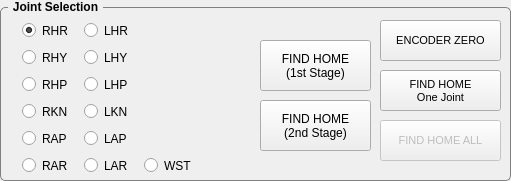
  <widget class="QGroupBox" name="GB_JointSelection_2">
   <property name="geometry">
    <rect>
     <x>10</x>
     <y>10</y>
     <width>511</width>
     <height>181</height>
    </rect>
   </property>
   <property name="font">
    <font>
     <weight>75</weight>
     <bold>true</bold>
    </font>
   </property>
   <property name="styleSheet">
    <string notr="true">QGroupBox {
    border: 1px solid gray;
    border-radius: 5px;
    margin-top: 7px;
}

QGroupBox::title {
    subcontrol-origin: margin;
    left: 8px;
    padding: 0 3px 0 3px;
}
</string>
   </property>
   <property name="title">
    <string>Joint Selection</string>
   </property>
   <widget class="QPushButton" name="BTN_ENC_ZERO">
    <property name="geometry">
     <rect>
      <x>380</x>
      <y>20</y>
      <width>121</width>
      <height>41</height>
     </rect>
    </property>
    <property name="font">
     <font>
      <pointsize>8</pointsize>
     </font>
    </property>
    <property name="styleSheet">
     <string notr="true"/>
    </property>
    <property name="text">
     <string>ENCODER ZERO</string>
    </property>
   </widget>
   <widget class="QPushButton" name="BTN_FINDHOME_ALL">
    <property name="enabled">
     <bool>false</bool>
    </property>
    <property name="geometry">
     <rect>
      <x>380</x>
      <y>120</y>
      <width>121</width>
      <height>41</height>
     </rect>
    </property>
    <property name="font">
     <font>
      <pointsize>8</pointsize>
     </font>
    </property>
    <property name="styleSheet">
     <string notr="true"/>
    </property>
    <property name="text">
     <string>FIND HOME ALL</string>
    </property>
   </widget>
   <widget class="QPushButton" name="BTN_FINDHOME_ONEJOINT">
    <property name="geometry">
     <rect>
      <x>380</x>
      <y>70</y>
      <width>121</width>
      <height>41</height>
     </rect>
    </property>
    <property name="font">
     <font>
      <pointsize>8</pointsize>
     </font>
    </property>
    <property name="styleSheet">
     <string notr="true"/>
    </property>
    <property name="text">
     <string>FIND HOME
 One Joint </string>
    </property>
   </widget>
   <widget class="QPushButton" name="BTN_FINDHOME_SECOND_STAGE">
    <property name="geometry">
     <rect>
      <x>260</x>
      <y>100</y>
      <width>111</width>
      <height>51</height>
     </rect>
    </property>
    <property name="font">
     <font>
      <pointsize>9</pointsize>
     </font>
    </property>
    <property name="styleSheet">
     <string notr="true"/>
    </property>
    <property name="text">
     <string>FIND HOME
(2nd Stage)</string>
    </property>
   </widget>
   <widget class="QPushButton" name="BTN_FINDHOME_FIRST_STAGE">
    <property name="geometry">
     <rect>
      <x>260</x>
      <y>40</y>
      <width>111</width>
      <height>51</height>
     </rect>
    </property>
    <property name="font">
     <font>
      <pointsize>9</pointsize>
     </font>
    </property>
    <property name="styleSheet">
     <string notr="true"/>
    </property>
    <property name="text">
     <string>FIND HOME
(1st Stage)</string>
    </property>
   </widget>
   <widget class="QRadioButton" name="RB_LHY">
    <property name="geometry">
     <rect>
      <x>84</x>
      <y>46</y>
      <width>53</width>
      <height>23</height>
     </rect>
    </property>
    <property name="text">
     <string>LHY</string>
    </property>
   </widget>
   <widget class="QRadioButton" name="RB_RHR">
    <property name="geometry">
     <rect>
      <x>22</x>
      <y>19</y>
      <width>56</width>
      <height>23</height>
     </rect>
    </property>
    <property name="text">
     <string>RHR</string>
    </property>
    <property name="checked">
     <bool>true</bool>
    </property>
   </widget>
   <widget class="QRadioButton" name="RB_RAP">
    <property name="geometry">
     <rect>
      <x>22</x>
      <y>127</y>
      <width>54</width>
      <height>23</height>
     </rect>
    </property>
    <property name="text">
     <string>RAP</string>
    </property>
   </widget>
   <widget class="QRadioButton" name="RB_WST">
    <property name="geometry">
     <rect>
      <x>144</x>
      <y>154</y>
      <width>57</width>
      <height>23</height>
     </rect>
    </property>
    <property name="text">
     <string>WST</string>
    </property>
    <property name="checked">
     <bool>false</bool>
    </property>
   </widget>
   <widget class="QRadioButton" name="RB_LHR">
    <property name="geometry">
     <rect>
      <x>84</x>
      <y>19</y>
      <width>54</width>
      <height>23</height>
     </rect>
    </property>
    <property name="text">
     <string>LHR</string>
    </property>
    <property name="checked">
     <bool>false</bool>
    </property>
   </widget>
   <widget class="QRadioButton" name="RB_RAR">
    <property name="geometry">
     <rect>
      <x>22</x>
      <y>154</y>
      <width>56</width>
      <height>23</height>
     </rect>
    </property>
    <property name="text">
     <string>RAR</string>
    </property>
   </widget>
   <widget class="QRadioButton" name="RB_RHP">
    <property name="geometry">
     <rect>
      <x>22</x>
      <y>73</y>
      <width>55</width>
      <height>23</height>
     </rect>
    </property>
    <property name="text">
     <string>RHP</string>
    </property>
   </widget>
   <widget class="QRadioButton" name="RB_LKN">
    <property name="geometry">
     <rect>
      <x>84</x>
      <y>100</y>
      <width>54</width>
      <height>23</height>
     </rect>
    </property>
    <property name="text">
     <string>LKN</string>
    </property>
   </widget>
   <widget class="QRadioButton" name="RB_LHP">
    <property name="geometry">
     <rect>
      <x>84</x>
      <y>73</y>
      <width>53</width>
      <height>23</height>
     </rect>
    </property>
    <property name="text">
     <string>LHP</string>
    </property>
   </widget>
   <widget class="QRadioButton" name="RB_RHY">
    <property name="geometry">
     <rect>
      <x>22</x>
      <y>46</y>
      <width>54</width>
      <height>23</height>
     </rect>
    </property>
    <property name="text">
     <string>RHY</string>
    </property>
    <property name="checked">
     <bool>false</bool>
    </property>
   </widget>
   <widget class="QRadioButton" name="RB_LAR">
    <property name="geometry">
     <rect>
      <x>84</x>
      <y>154</y>
      <width>54</width>
      <height>23</height>
     </rect>
    </property>
    <property name="text">
     <string>LAR</string>
    </property>
   </widget>
   <widget class="QRadioButton" name="RB_LAP">
    <property name="geometry">
     <rect>
      <x>84</x>
      <y>127</y>
      <width>53</width>
      <height>23</height>
     </rect>
    </property>
    <property name="text">
     <string>LAP</string>
    </property>
   </widget>
   <widget class="QRadioButton" name="RB_RKN">
    <property name="geometry">
     <rect>
      <x>22</x>
      <y>100</y>
      <width>55</width>
      <height>23</height>
     </rect>
    </property>
    <property name="text">
     <string>RKN</string>
    </property>
   </widget>
   <zorder>RB_LHY</zorder>
   <zorder>RB_RHR</zorder>
   <zorder>RB_RAP</zorder>
   <zorder>RB_WST</zorder>
   <zorder>RB_LHR</zorder>
   <zorder>RB_RAR</zorder>
   <zorder>RB_RHP</zorder>
   <zorder>RB_LKN</zorder>
   <zorder>RB_LHP</zorder>
   <zorder>RB_RHY</zorder>
   <zorder>RB_LAR</zorder>
   <zorder>RB_LAP</zorder>
   <zorder>RB_RKN</zorder>
   <zorder>BTN_ENC_ZERO</zorder>
   <zorder>BTN_FINDHOME_ALL</zorder>
   <zorder>BTN_FINDHOME_ONEJOINT</zorder>
   <zorder>BTN_FINDHOME_SECOND_STAGE</zorder>
   <zorder>BTN_FINDHOME_FIRST_STAGE</zorder>
  </widget>
